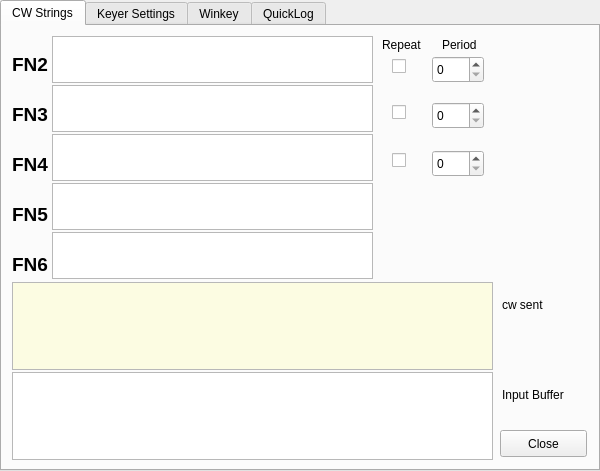
<?xml version="1.0" encoding="UTF-8"?>
<ui version="4.0">
 <class>Morse</class>
 <widget class="QDialog" name="Morse">
  <property name="geometry">
   <rect>
    <x>0</x>
    <y>0</y>
    <width>600</width>
    <height>471</height>
   </rect>
  </property>
  <property name="sizePolicy">
   <sizepolicy hsizetype="Preferred" vsizetype="Preferred">
    <horstretch>0</horstretch>
    <verstretch>0</verstretch>
   </sizepolicy>
  </property>
  <property name="minimumSize">
   <size>
    <width>600</width>
    <height>471</height>
   </size>
  </property>
  <property name="maximumSize">
   <size>
    <width>600</width>
    <height>471</height>
   </size>
  </property>
  <property name="acceptDrops">
   <bool>false</bool>
  </property>
  <property name="windowTitle">
   <string>CW Settings</string>
  </property>
  <widget class="QTabWidget" name="tabWidget">
   <property name="geometry">
    <rect>
     <x>0</x>
     <y>0</y>
     <width>600</width>
     <height>471</height>
    </rect>
   </property>
   <property name="sizePolicy">
    <sizepolicy hsizetype="Maximum" vsizetype="Maximum">
     <horstretch>0</horstretch>
     <verstretch>0</verstretch>
    </sizepolicy>
   </property>
   <property name="minimumSize">
    <size>
     <width>600</width>
     <height>471</height>
    </size>
   </property>
   <property name="maximumSize">
    <size>
     <width>600</width>
     <height>471</height>
    </size>
   </property>
   <property name="autoFillBackground">
    <bool>false</bool>
   </property>
   <property name="currentIndex">
    <number>0</number>
   </property>
   <property name="usesScrollButtons">
    <bool>false</bool>
   </property>
   <widget class="QWidget" name="tabStrings">
    <attribute name="title">
     <string>CW Strings</string>
    </attribute>
    <widget class="QPlainTextEdit" name="plainTextEdit_1">
     <property name="geometry">
      <rect>
       <x>50</x>
       <y>10</y>
       <width>321</width>
       <height>47</height>
      </rect>
     </property>
     <property name="sizePolicy">
      <sizepolicy hsizetype="Fixed" vsizetype="Fixed">
       <horstretch>0</horstretch>
       <verstretch>0</verstretch>
      </sizepolicy>
     </property>
     <property name="focusPolicy">
      <enum>Qt::ClickFocus</enum>
     </property>
     <property name="frameShape">
      <enum>QFrame::StyledPanel</enum>
     </property>
     <property name="lineWidth">
      <number>1</number>
     </property>
    </widget>
    <widget class="QPlainTextEdit" name="plainTextEdit_2">
     <property name="geometry">
      <rect>
       <x>50</x>
       <y>59</y>
       <width>321</width>
       <height>47</height>
      </rect>
     </property>
     <property name="sizePolicy">
      <sizepolicy hsizetype="Fixed" vsizetype="Fixed">
       <horstretch>0</horstretch>
       <verstretch>0</verstretch>
      </sizepolicy>
     </property>
     <property name="focusPolicy">
      <enum>Qt::ClickFocus</enum>
     </property>
     <property name="frameShape">
      <enum>QFrame::StyledPanel</enum>
     </property>
     <property name="lineWidth">
      <number>1</number>
     </property>
    </widget>
    <widget class="QPlainTextEdit" name="plainTextEdit_3">
     <property name="geometry">
      <rect>
       <x>50</x>
       <y>108</y>
       <width>321</width>
       <height>47</height>
      </rect>
     </property>
     <property name="sizePolicy">
      <sizepolicy hsizetype="Fixed" vsizetype="Fixed">
       <horstretch>0</horstretch>
       <verstretch>0</verstretch>
      </sizepolicy>
     </property>
     <property name="focusPolicy">
      <enum>Qt::ClickFocus</enum>
     </property>
     <property name="frameShape">
      <enum>QFrame::StyledPanel</enum>
     </property>
     <property name="lineWidth">
      <number>1</number>
     </property>
    </widget>
    <widget class="QPlainTextEdit" name="plainTextEdit_4">
     <property name="geometry">
      <rect>
       <x>50</x>
       <y>157</y>
       <width>321</width>
       <height>47</height>
      </rect>
     </property>
     <property name="sizePolicy">
      <sizepolicy hsizetype="Fixed" vsizetype="Fixed">
       <horstretch>0</horstretch>
       <verstretch>0</verstretch>
      </sizepolicy>
     </property>
     <property name="focusPolicy">
      <enum>Qt::ClickFocus</enum>
     </property>
     <property name="frameShape">
      <enum>QFrame::StyledPanel</enum>
     </property>
     <property name="lineWidth">
      <number>1</number>
     </property>
    </widget>
    <widget class="QPlainTextEdit" name="plainTextEdit_5">
     <property name="geometry">
      <rect>
       <x>50</x>
       <y>206</y>
       <width>321</width>
       <height>47</height>
      </rect>
     </property>
     <property name="sizePolicy">
      <sizepolicy hsizetype="Fixed" vsizetype="Fixed">
       <horstretch>0</horstretch>
       <verstretch>0</verstretch>
      </sizepolicy>
     </property>
     <property name="focusPolicy">
      <enum>Qt::ClickFocus</enum>
     </property>
     <property name="frameShape">
      <enum>QFrame::StyledPanel</enum>
     </property>
     <property name="lineWidth">
      <number>3</number>
     </property>
    </widget>
    <widget class="QPlainTextEdit" name="plainTextEdit_6">
     <property name="geometry">
      <rect>
       <x>10</x>
       <y>256</y>
       <width>481</width>
       <height>88</height>
      </rect>
     </property>
     <property name="palette">
      <palette>
       <active>
        <colorrole role="Base">
         <brush brushstyle="SolidPattern">
          <color alpha="255">
           <red>252</red>
           <green>252</green>
           <blue>226</blue>
          </color>
         </brush>
        </colorrole>
       </active>
       <inactive>
        <colorrole role="Base">
         <brush brushstyle="SolidPattern">
          <color alpha="255">
           <red>252</red>
           <green>252</green>
           <blue>226</blue>
          </color>
         </brush>
        </colorrole>
       </inactive>
       <disabled>
        <colorrole role="Base">
         <brush brushstyle="SolidPattern">
          <color alpha="255">
           <red>252</red>
           <green>252</green>
           <blue>252</blue>
          </color>
         </brush>
        </colorrole>
       </disabled>
      </palette>
     </property>
     <property name="focusPolicy">
      <enum>Qt::NoFocus</enum>
     </property>
     <property name="readOnly">
      <bool>true</bool>
     </property>
    </widget>
    <widget class="QLabel" name="label">
     <property name="geometry">
      <rect>
       <x>10</x>
       <y>30</y>
       <width>41</width>
       <height>17</height>
      </rect>
     </property>
     <property name="font">
      <font>
       <pointsize>14</pointsize>
       <weight>75</weight>
       <bold>true</bold>
      </font>
     </property>
     <property name="text">
      <string>FN2</string>
     </property>
    </widget>
    <widget class="QLabel" name="label_2">
     <property name="geometry">
      <rect>
       <x>10</x>
       <y>80</y>
       <width>41</width>
       <height>17</height>
      </rect>
     </property>
     <property name="font">
      <font>
       <pointsize>14</pointsize>
       <weight>75</weight>
       <bold>true</bold>
      </font>
     </property>
     <property name="focusPolicy">
      <enum>Qt::NoFocus</enum>
     </property>
     <property name="text">
      <string>FN3</string>
     </property>
    </widget>
    <widget class="QLabel" name="label_3">
     <property name="geometry">
      <rect>
       <x>10</x>
       <y>130</y>
       <width>41</width>
       <height>17</height>
      </rect>
     </property>
     <property name="font">
      <font>
       <pointsize>14</pointsize>
       <weight>75</weight>
       <bold>true</bold>
      </font>
     </property>
     <property name="text">
      <string>FN4</string>
     </property>
    </widget>
    <widget class="QLabel" name="label_4">
     <property name="geometry">
      <rect>
       <x>10</x>
       <y>180</y>
       <width>41</width>
       <height>17</height>
      </rect>
     </property>
     <property name="font">
      <font>
       <pointsize>14</pointsize>
       <weight>75</weight>
       <bold>true</bold>
      </font>
     </property>
     <property name="text">
      <string>FN5</string>
     </property>
    </widget>
    <widget class="QLabel" name="label_5">
     <property name="geometry">
      <rect>
       <x>10</x>
       <y>230</y>
       <width>41</width>
       <height>17</height>
      </rect>
     </property>
     <property name="font">
      <font>
       <pointsize>14</pointsize>
       <weight>75</weight>
       <bold>true</bold>
      </font>
     </property>
     <property name="text">
      <string>FN6</string>
     </property>
    </widget>
    <widget class="QLabel" name="label_7">
     <property name="geometry">
      <rect>
       <x>380</x>
       <y>10</y>
       <width>58</width>
       <height>17</height>
      </rect>
     </property>
     <property name="text">
      <string>Repeat</string>
     </property>
    </widget>
    <widget class="QLabel" name="label_8">
     <property name="geometry">
      <rect>
       <x>440</x>
       <y>10</y>
       <width>58</width>
       <height>17</height>
      </rect>
     </property>
     <property name="text">
      <string>Period</string>
     </property>
    </widget>
    <widget class="QCheckBox" name="checkBox">
     <property name="geometry">
      <rect>
       <x>390</x>
       <y>30</y>
       <width>21</width>
       <height>21</height>
      </rect>
     </property>
     <property name="focusPolicy">
      <enum>Qt::NoFocus</enum>
     </property>
     <property name="text">
      <string/>
     </property>
    </widget>
    <widget class="QSpinBox" name="spinBox">
     <property name="geometry">
      <rect>
       <x>430</x>
       <y>30</y>
       <width>52</width>
       <height>27</height>
      </rect>
     </property>
     <property name="focusPolicy">
      <enum>Qt::NoFocus</enum>
     </property>
    </widget>
    <widget class="QSpinBox" name="spinBox_2">
     <property name="geometry">
      <rect>
       <x>430</x>
       <y>76</y>
       <width>52</width>
       <height>27</height>
      </rect>
     </property>
     <property name="focusPolicy">
      <enum>Qt::NoFocus</enum>
     </property>
    </widget>
    <widget class="QCheckBox" name="checkBox_2">
     <property name="geometry">
      <rect>
       <x>390</x>
       <y>76</y>
       <width>21</width>
       <height>21</height>
      </rect>
     </property>
     <property name="focusPolicy">
      <enum>Qt::NoFocus</enum>
     </property>
     <property name="text">
      <string/>
     </property>
    </widget>
    <widget class="QSpinBox" name="spinBox_3">
     <property name="geometry">
      <rect>
       <x>430</x>
       <y>124</y>
       <width>52</width>
       <height>27</height>
      </rect>
     </property>
     <property name="focusPolicy">
      <enum>Qt::NoFocus</enum>
     </property>
    </widget>
    <widget class="QCheckBox" name="checkBox_3">
     <property name="geometry">
      <rect>
       <x>390</x>
       <y>124</y>
       <width>21</width>
       <height>21</height>
      </rect>
     </property>
     <property name="focusPolicy">
      <enum>Qt::NoFocus</enum>
     </property>
     <property name="text">
      <string/>
     </property>
    </widget>
    <widget class="QPlainTextEdit" name="plainTextEdit">
     <property name="geometry">
      <rect>
       <x>10</x>
       <y>346</y>
       <width>481</width>
       <height>88</height>
      </rect>
     </property>
     <property name="focusPolicy">
      <enum>Qt::ClickFocus</enum>
     </property>
    </widget>
    <widget class="QLabel" name="label_6">
     <property name="geometry">
      <rect>
       <x>500</x>
       <y>270</y>
       <width>58</width>
       <height>17</height>
      </rect>
     </property>
     <property name="text">
      <string>cw sent</string>
     </property>
    </widget>
    <widget class="QLabel" name="label_9">
     <property name="geometry">
      <rect>
       <x>500</x>
       <y>360</y>
       <width>81</width>
       <height>17</height>
      </rect>
     </property>
     <property name="text">
      <string>Input Buffer</string>
     </property>
    </widget>
   </widget>
   <widget class="QWidget" name="tabKey">
    <attribute name="title">
     <string>Keyer Settings</string>
    </attribute>
    <widget class="QPushButton" name="pushButton_3">
     <property name="geometry">
      <rect>
       <x>490</x>
       <y>10</y>
       <width>87</width>
       <height>27</height>
      </rect>
     </property>
     <property name="text">
      <string>PushButton</string>
     </property>
    </widget>
   </widget>
   <widget class="QWidget" name="tabWinkey">
    <attribute name="title">
     <string>Winkey</string>
    </attribute>
   </widget>
   <widget class="QWidget" name="tabLog">
    <attribute name="title">
     <string>QuickLog</string>
    </attribute>
   </widget>
  </widget>
  <widget class="QPushButton" name="btnClose">
   <property name="geometry">
    <rect>
     <x>500</x>
     <y>430</y>
     <width>87</width>
     <height>27</height>
    </rect>
   </property>
   <property name="focusPolicy">
    <enum>Qt::NoFocus</enum>
   </property>
   <property name="text">
    <string>Close</string>
   </property>
   <property name="autoDefault">
    <bool>true</bool>
   </property>
   <property name="default">
    <bool>false</bool>
   </property>
  </widget>
 </widget>
 <resources/>
 <connections>
  <connection>
   <sender>btnClose</sender>
   <signal>clicked()</signal>
   <receiver>Morse</receiver>
   <slot>close()</slot>
   <hints>
    <hint type="sourcelabel">
     <x>537</x>
     <y>446</y>
    </hint>
    <hint type="destinationlabel">
     <x>479</x>
     <y>439</y>
    </hint>
   </hints>
  </connection>
 </connections>
</ui>
